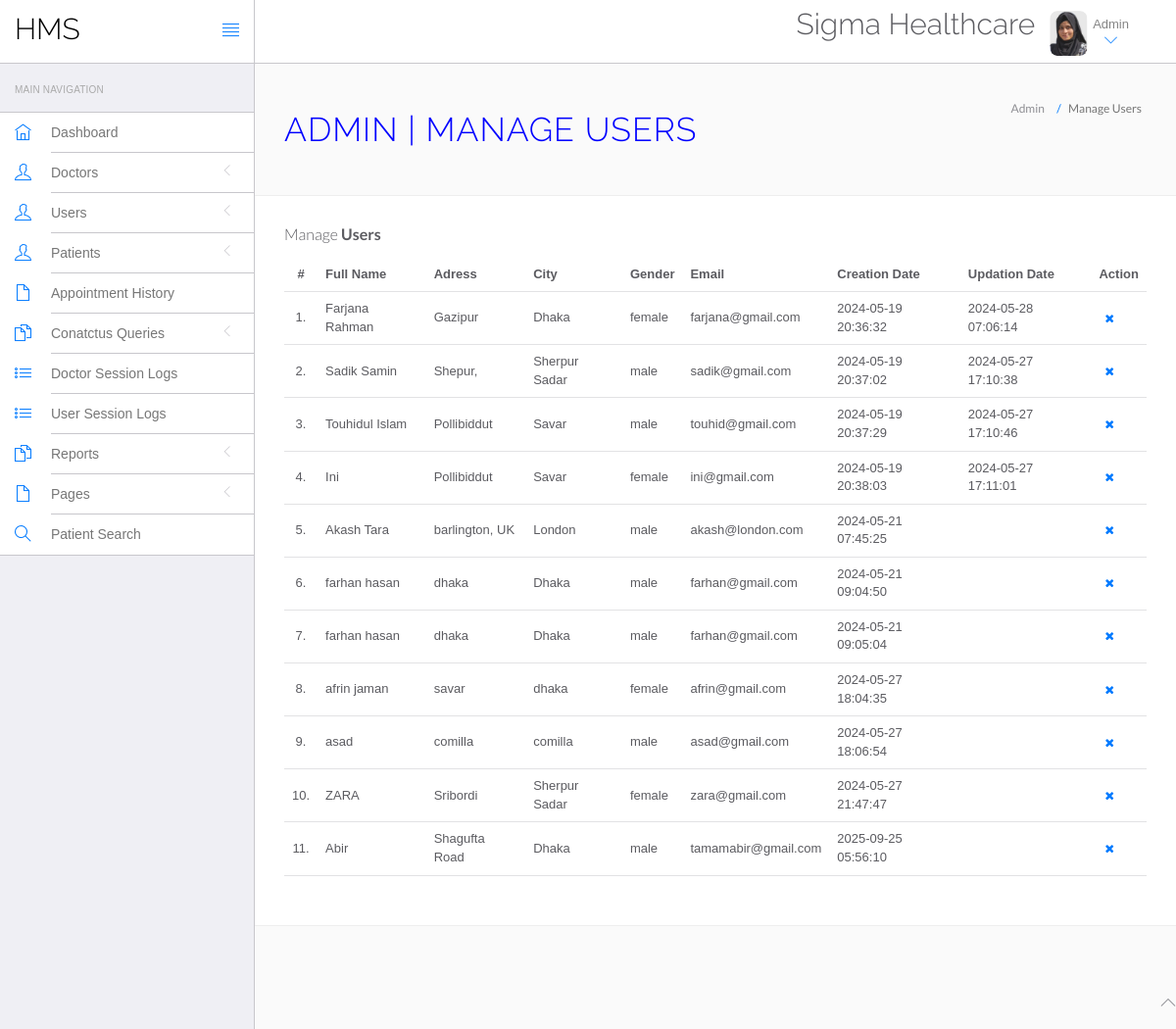
Page /hms/admin/manage-users.php (signed in) on the committed database.
### tables this page shows
CREATE TABLE `users` (
  `id` int NOT NULL,
  `fullName` varchar(255) DEFAULT NULL,
  `address` longtext,
  `city` varchar(255) DEFAULT NULL,
  `gender` varchar(255) DEFAULT NULL,
  `email` varchar(255) DEFAULT NULL,
  `password` varchar(255) DEFAULT NULL,
  `regDate` timestamp NULL DEFAULT CURRENT_TIMESTAMP,
  `updationDate` timestamp NULL DEFAULT NULL ON UPDATE CURRENT_TIMESTAMP,
  `phone` int DEFAULT NULL,
  `age` int DEFAULT NULL
);

### hms/admin/manage-users.php (the view, shortened to what this page needs)
<?php
include('include/config.php');
if(strlen($_SESSION['id']==0)) {
 header('location:logout.php');
  } else{
?>
<!DOCTYPE html>
<html lang="en">
	<head>
		<link rel="stylesheet" href="vendor/bootstrap/css/bootstrap.min.css">
		<link rel="stylesheet" href="vendor/fontawesome/css/font-awesome.min.css">
		<link rel="stylesheet" href="vendor/themify-icons/themify-icons.min.css">
		<link href="vendor/animate.css/animate.min.css" rel="stylesheet" media="screen">
		<link href="vendor/perfect-scrollbar/perfect-scrollbar.min.css" rel="stylesheet" media="screen">
		<link href="vendor/switchery/switchery.min.css" rel="stylesheet" media="screen">
		<link href="vendor/bootstrap-touchspin/jquery.bootstrap-touchspin.min.css" rel="stylesheet" media="screen">
		<link href="vendor/select2/select2.min.css" rel="stylesheet" media="screen">
		<link href="vendor/bootstrap-datepicker/bootstrap-datepicker3.standalone.min.css" rel="stylesheet" media="screen">
		<link href="vendor/bootstrap-timepicker/bootstrap-timepicker.min.css" rel="stylesheet" media="screen">
		<link rel="stylesheet" href="assets/css/styles.css">
		<link rel="stylesheet" href="assets/css/plugins.css">
		<link rel="stylesheet" href="assets/css/themes/theme-1.css" id="skin_color" />
	</head>
	<body>
		<div id="app">
<?php include('include/sidebar.php');?>
			<div class="app-content">
						<?php include('include/header.php');?>
				<div class="main-content" >
					<div class="wrap-content container" id="container">
						<section id="page-title">
							<div class="row">
								<div class="col-sm-8">
									<h1 class="mainTitle">Admin | Manage Users</h1>
																	</div>
								<ol class="breadcrumb">
									<li>
										<span>Admin</span>
									</li>
									<li class="active">
										<span>Manage Users</span>
									</li>
								</ol>
							</div>
						</section>
						<div class="container-fluid container-fullw bg-white">
									<div class="row">
								<div class="col-md-12">
									<h5 class="over-title margin-bottom-15">Manage <span class="text-bold">Users</span></h5>
									<table class="table table-hover" id="sample-table-1">
										<thead>
											<tr>
												<th class="center">#</th>
												<th>Full Name</th>
												<th class="hidden-xs">Adress</th>
												<th>City</th>
												<th>Gender </th>
												<th>Email </th>
												<th>Creation Date </th>
												<th>Updation Date </th>
												<th>Action</th>
											</tr>
										</thead>
										<tbody>
<?php
$sql=mysqli_query($con,"select * from users");
$cnt=1;
while($row=mysqli_fetch_array($sql))
{
?>
											<tr>
												<td class="center"><?php echo $cnt;?>.</td>
												<td class="hidden-xs"><?php echo $row['fullName'];?></td>
												<td><?php echo $row['address'];?></td>
												<td><?php echo $row['city'];?>
												</td>
												<td><?php echo $row['gender'];?></td>
												<td><?php echo $row['email'];?></td>
												<td><?php echo $row['regDate'];?></td>
												<td><?php echo $row['updationDate'];?>
												</td>
												<td >
												<div class="visible-md visible-lg hidden-sm hidden-xs">
	<a href="manage-users.php?id=<?php echo $row['id']?>&del=delete" onClick="return confirm('Are you sure you want to delete?')"class="btn btn-transparent btn-xs tooltips" tooltip-placement="top" tooltip="Remove"><i class="fa fa-times fa fa-white"></i></a>
												</div>
												</td>
											</tr>
											<?php
$cnt=$cnt+1;
											 }?>
										</tbody>
									</table>
								</div>
							</div>
								</div>
							</div>
						</div>
					</div>
				</div>
	<?php include('include/footer.php');?>
	</body>
</html>
<?php } ?>

### hms/admin/assets/css/themes/theme-1.css (style rules this page uses)
body { background: #FAFAFA; }

### rows in the picture
users: fullName "Farjana Rahman", address "Gazipur", city "Dhaka", gender "female", email "farjana@gmail.com", regDate "2024-05-19 20:36:32", updationDate "2024-05-28 07:06:14"
users: fullName "Sadik Samin", address "Shepur,", city "Sherpur Sadar", gender "male", email "sadik@gmail.com", regDate "2024-05-19 20:37:02", updationDate "2024-05-27 17:10:38"
users: fullName "Touhidul Islam", address "Pollibiddut", city "Savar", gender "male", email "touhid@gmail.com", regDate "2024-05-19 20:37:29", updationDate "2024-05-27 17:10:46"
users: fullName "Ini", address "Pollibiddut", city "Savar", gender "female", email "ini@gmail.com", regDate "2024-05-19 20:38:03", updationDate "2024-05-27 17:11:01"
users: fullName "Akash Tara", address "barlington, UK", city "London", gender "male", email "akash@london.com", regDate "2024-05-21 07:45:25"
users: fullName "farhan hasan", address "dhaka", city "Dhaka", gender "male", email "farhan@gmail.com", regDate "2024-05-21 09:04:50"
users: fullName "farhan hasan", address "dhaka", city "Dhaka", gender "male", email "farhan@gmail.com", regDate "2024-05-21 09:05:04"
users: fullName "afrin jaman", address "savar", city "dhaka", gender "female", email "afrin@gmail.com", regDate "2024-05-27 18:04:35"
users: fullName "asad", address "comilla", city "comilla", gender "male", email "asad@gmail.com", regDate "2024-05-27 18:06:54"
users: fullName "ZARA", address "Sribordi", city "Sherpur Sadar", gender "female", email "zara@gmail.com", regDate "2024-05-27 21:47:47"
users: fullName "Abir", address "Shagufta Road", city "Dhaka", gender "male", email "tamamabir@gmail.com", regDate "2025-09-25 05:56:10"
